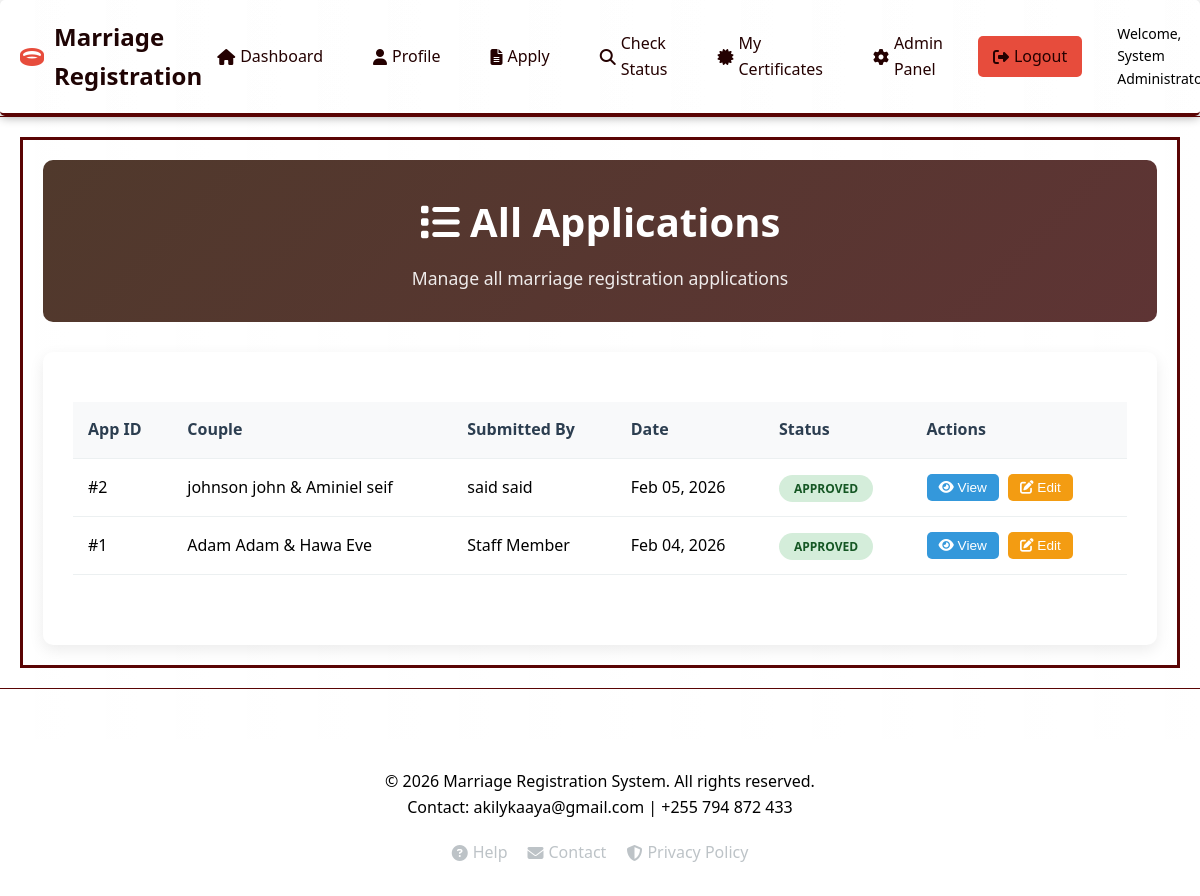
Page /admin/applications.php (signed in) on the committed database.
### tables this page shows
CREATE TABLE `marriage_applications` (
  `id` int(11) NOT NULL,
  `application_number` varchar(50) DEFAULT NULL,
  `user_id` int(11) DEFAULT NULL,
  `groom_name` varchar(100) NOT NULL,
  `groom_dob` date DEFAULT NULL,
  `groom_id_type` varchar(50) DEFAULT NULL,
  `groom_id_number` varchar(50) DEFAULT NULL,
  `groom_address` text DEFAULT NULL,
  `groom_phone` varchar(20) DEFAULT NULL,
  `groom_email` varchar(100) DEFAULT NULL,
  `bride_name` varchar(100) NOT NULL,
  `bride_dob` date DEFAULT NULL,
  `bride_id_type` varchar(50) DEFAULT NULL,
  `bride_id_number` varchar(50) DEFAULT NULL,
  `bride_address` text DEFAULT NULL,
  `bride_phone` varchar(20) DEFAULT NULL,
  `bride_email` varchar(100) DEFAULT NULL,
  `marriage_date` date NOT NULL,
  `marriage_location` varchar(200) DEFAULT NULL,
  `marriage_type` enum('civil','religious','traditional') DEFAULT 'civil',
  `has_children` tinyint(1) DEFAULT 0,
  `number_of_children` int(11) DEFAULT 0,
  `current_status` enum('draft','submitted','pending','under_review','approved','rejected') DEFAULT 'draft',
  `payment_status` enum('pending','paid','waived') DEFAULT 'pending',
  `certificate_generated` tinyint(1) DEFAULT 0,
  `certificate_path` varchar(255) DEFAULT NULL,
  `certificate_number` varchar(50) DEFAULT NULL,
  `certificate_fee` decimal(10,2) DEFAULT 5000.00,
  `payment_method` varchar(50) DEFAULT NULL,
  `payment_date` date DEFAULT NULL,
  `admin_notes` text DEFAULT NULL,
  `status_notes` text DEFAULT NULL,
  `registration_date` date DEFAULT NULL,
  `review_date` date DEFAULT NULL,
  `approval_date` date DEFAULT NULL,
  `id_proof_path` varchar(255) DEFAULT NULL,
  `marriage_proof_path` varchar(255) DEFAULT NULL,
  `affidavit_path` varchar(255) DEFAULT NULL,
  `photos_path` varchar(255) DEFAULT NULL,
  `created_at` timestamp NOT NULL DEFAULT current_timestamp(),
  `updated_at` timestamp NOT NULL DEFAULT current_timestamp() ON UPDATE current_timestamp()
);

CREATE TABLE `users` (
  `id` int(11) NOT NULL,
  `username` varchar(50) NOT NULL,
  `email` varchar(100) NOT NULL,
  `password_hash` varchar(255) NOT NULL,
  `full_name` varchar(100) NOT NULL,
  `phone` varchar(20) DEFAULT NULL,
  `address` text DEFAULT NULL,
  `date_of_birth` date DEFAULT NULL,
  `id_type` varchar(50) DEFAULT NULL,
  `id_number` varchar(50) DEFAULT NULL,
  `role` enum('user','admin','staff') DEFAULT 'user',
  `is_active` tinyint(1) DEFAULT 1,
  `last_login` timestamp NULL DEFAULT NULL,
  `created_at` timestamp NOT NULL DEFAULT current_timestamp(),
  `updated_at` timestamp NOT NULL DEFAULT current_timestamp() ON UPDATE current_timestamp()
);

### admin/applications.php (the view, shortened to what this page needs)
<?php
require_once '../includes/header.php';
$conn = getDBConnection();
$applications = [];
$result = $conn->query("SELECT ma.*, u.full_name, u.email FROM marriage_applications ma JOIN users u ON ma.user_id = u.id ORDER BY ma.created_at DESC");
while ($row = $result->fetch_assoc()) {
    $applications[] = $row;
}
?>
<div class="admin-container">
    <div class="admin-header">
        <h1><i class="fas fa-list"></i> All Applications</h1>
        <p>Manage all marriage registration applications</p>
    </div>
    <div class="admin-content">
        <div class="admin-section">
            <div class="applications-table">
                <table>
                    <thead>
                        <tr>
                            <th>App ID</th>
                            <th>Couple</th>
                            <th>Submitted By</th>
                            <th>Date</th>
                            <th>Status</th>
                            <th>Actions</th>
                        </tr>
                    </thead>
                    <tbody>
                        <?php foreach ($applications as $app): ?>
                            <tr>
                                <td>#<?php echo $app['id']; ?></td>
                                <td><?php echo $app['groom_name']; ?> & <?php echo $app['bride_name']; ?></td>
                                <td><?php echo $app['full_name']; ?></td>
                                <td><?php echo date('M d, Y', strtotime($app['created_at'])); ?></td>
                                <td>
                                    <span class="status-badge status-<?php echo $app['current_status']; ?>">
                                        <?php echo ucfirst(str_replace('_', ' ', $app['current_status'])); ?>
                                    </span>
                                </td>
                                <td>
                                    <button class="btn-small btn-view" onclick="viewApplication(<?php echo $app['id']; ?>)">
                                        <i class="fas fa-eye"></i> View
                                    </button>
                                    <button class="btn-small btn-edit" onclick="editApplication(<?php echo $app['id']; ?>)">
                                        <i class="fas fa-edit"></i> Edit
                                    </button>
                                </td>
                            </tr>
                        <?php endforeach; ?>
                    </tbody>
                </table>
            </div>
        </div>
    </div>
</div>
<?php require_once '../includes/footer.php'; ?>

### css/style.css (style rules this page uses)
.admin-container { max-width: 1200px; margin: 0 auto; padding: 20px; border: 3px solid #5a0404; }
.admin-header { background: linear-gradient(135deg, #50392c 0%, #5e3434 100%); color: white; padding: 30px; border-radius: 10px; margin-bottom: 30px; text-align: center; }
.admin-header h1 { font-size: 2.5rem; margin-bottom: 10px; }
.admin-header p { font-size: 1.1rem; opacity: 0.9; }
.admin-content { background: white; border-radius: 10px; padding: 30px; box-shadow: 0 5px 15px rgba(0,0,0,0.08); }
.admin-section { margin-bottom: 40px; }
.applications-table { overflow-x: auto; }
.applications-table table { width: 100%; border-collapse: collapse; margin-top: 20px; }
.applications-table th, .applications-table td { padding: 15px; text-align: left; border-bottom: 1px solid #ecf0f1; }
.applications-table th { background: #f8f9fa; font-weight: 600; color: #2c3e50; }
.status-badge { padding: 5px 12px; border-radius: 20px; font-size: 0.85rem; font-weight: 600; text-transform: uppercase; }
.status-approved { background: #d4edda; color: #155724; }
.btn-small { padding: 6px 12px; font-size: 0.85rem; border: none; border-radius: 5px; cursor: pointer; margin-right: 5px; transition: all 0.3s; }
.btn-view { background: #3498db; color: white; }
.btn-edit { background: #f39c12; color: white; }
* { margin: 0; padding: 0; box-sizing: border-box; }
body { font-family: 'Segoe UI', sans-serif; line-height: 1.6; color: rgb(0, 0, 0); background: linear-gradient(90deg, #ffffff23 0%, #ffffff34 100%); min-height: 100vh; }
.status-badge { padding: 5px 15px; border-radius: 20px; font-size: 12px; font-weight: bold; text-transform: uppercase; }

### rows in the picture
marriage_applications: id "2", groom_name "johnson john", bride_name "Aminiel seif", user.full_name "said said", created_at "Feb 05, 2026", current_status "APPROVED"
marriage_applications: id "1", groom_name "Adam Adam", bride_name "Hawa Eve", user.full_name "Staff Member", created_at "Feb 04, 2026", current_status "APPROVED"

### other values in the picture
$_SESSION['full_name'] "System…"
